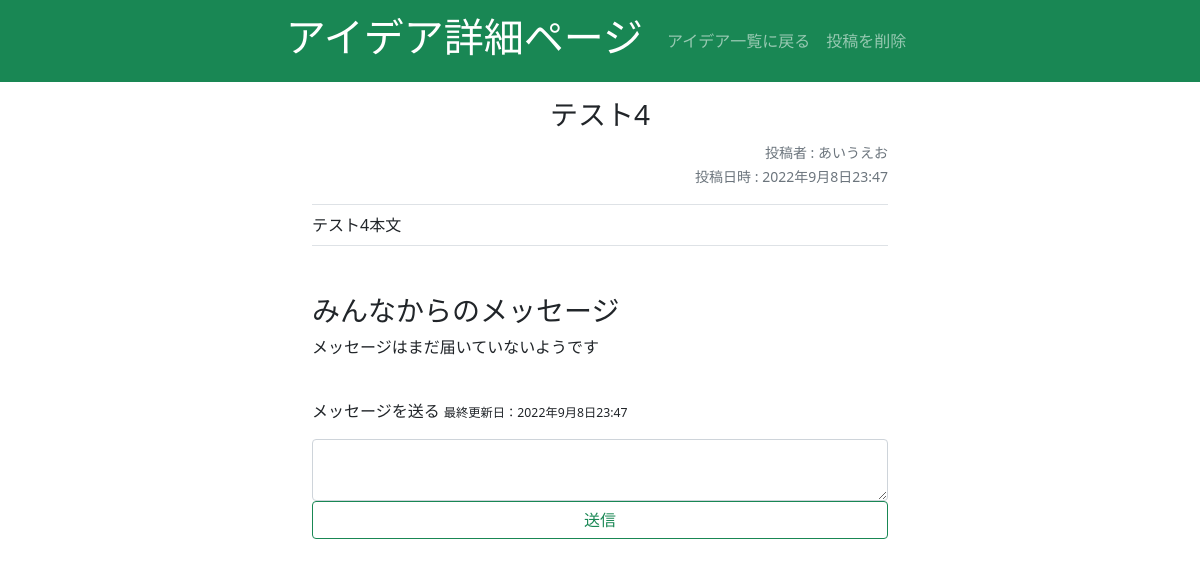
/idea_detail/5/ (signed in), run on an earlier commit of the app's database.
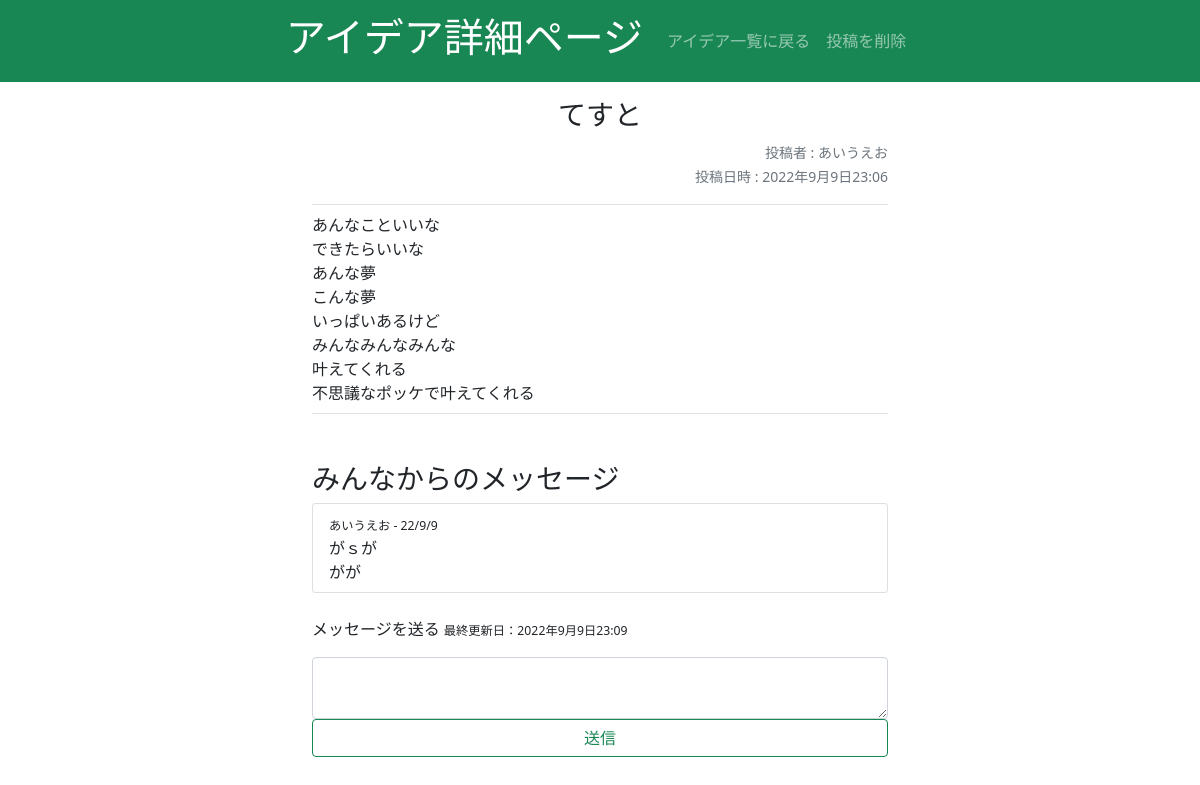
And on a later commit of the database.
### dottalk/models.py (models this page shows, shortened)
class Idea(models.Model):
    title = models.CharField(max_length=128)
    text = models.TextField(max_length=400)
    posted_at = models.DateTimeField(auto_now_add=True)
    last_modify = models.DateTimeField(auto_now=True)
    posted_by = models.CharField(max_length=100)
    posted_by_id = models.IntegerField()

class Idea_comment(models.Model):
    text = models.TextField(max_length=400)
    posted_by = models.CharField(max_length=100)
    posted_by_id = models.IntegerField()
    posted_to_id = models.IntegerField()
    posted_at = models.DateTimeField(auto_now_add=True)
    Account = models.ForeignKey(to=Idea, related_name='idea_comments', on_delete=models.CASCADE)

### dottalk/views.py (the view, shortened to what this page needs)
# urls.py: path("idea_detail/<int:id>/",views.idea_detail,name="idea_detail"),
@login_required
def idea_detail(request,id):
    template_name = "HTML/idea_detail.html"
    try:
        Idea = models.Idea.objects.get(id=id)
        loginuser = models.Account.objects.get(user=request.user)
        loginuserID = loginuser.id
    except models.Idea.DoesNotExist:
        raise Http404
    context = {"Idea":Idea,
               "loginuserID":loginuserID}
    return render(request,template_name,context)

### dottalk/templates/HTML/idea_detail.html (shortened to what this page needs)
<!DOCTYPE html>
{% load static %}
<html lang="ja">
<head>
  <link rel="stylesheet" href="{% static 'css/bootstrap.min.css' %}">
</head>
<body>
<nav class="navbar navbar-expand navbar-dark bg-success sticky-top">
  <div class="collapse navbar-collapse justify-content-center" id="navmenu1">
    <a href="#" class="navbar-brand"><h1>アイデア詳細ページ</h1></a>
    <div class="navbar-nav">
        <a class="nav-item nav-link" href="{% url 'idea_list' %}">アイデア一覧に戻る</a>
        <a class="nav-item nav-link" data-bs-toggle="modal" data-bs-target="#exampleModal">投稿を削除</a>
    </div>
  </div>
</nav>
<div class="container mt-3 mb-5 w-50">
    <div class="text-center">
        <h3>{{ Idea.title }}</h3>
    </div>
    <div class="text-end">
        <small class="text-muted" >投稿者 : {{ Idea.posted_by }}</small></br>
        <small class="text-muted" >投稿日時 : {{ Idea.posted_at }}</small>
    </div>
    <div class="border-top border-bottom text-wrap text-break mt-3 pt-2 pb-2">
        {{ Idea.text| linebreaksbr }}
    </div>
</div>
<div class="container mb-5 w-50">
    <h3>みんなからのメッセージ</h3>
    <ul class="list-group">
        {% for idea_comment in Idea.idea_comments.all %}
        <li class="list-group-item">
            <small><small>{{ idea_comment.posted_by }} - {{ idea_comment.posted_at|date:"y/n/j"}}</small></small></br>
            <div>{{ idea_comment.text| linebreaksbr }}</div>
        </li>
        {% empty %}
        <p>メッセージはまだ届いていないようです</p>
        {% endfor %}
    </ul>
    <div class="row">
        <div class="justify-content-around">
            <form action="" method="POST">
                <br>
                <p><label for="com">メッセージを送る</label>
                    <small><small>最終更新日：{{ Idea.last_modify }}</small></small></p>
                <textarea name="text" class="form-control" id="com"></textarea>
                <div class="d-grid gap-2 mb-5">
                    <button class="btn btn-outline-success" type="submit" id="button-addon">送信</button>
                </div>
            </form>
        </div>
    </div>
</div>
</body>
</html>

What changed in the data, as far as the page shows it:
changed Idea "あいうえお": title "テスト4" → "てすと"; posted_at "2022年9月8日23:47" → "2022年9月9日23:06"; text "テスト4本文" → "あんなこといいな できたらいいな あんな夢 こんな夢 いっぱいあるけど みんなみんなみんな 叶えてくれる 不思議なポッケで叶えてくれる"; last_modify "2022年9月8日23:47" → "2022年9月9日23:09"
added Idea_comment: posted_by "あいうえお", posted_at "22/9/9", text "がｓが がが"
Also different on the page:
text no longer shown: "メッセージはまだ届いていないようです"
